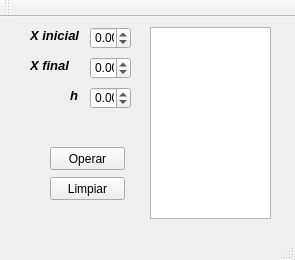
<?xml version="1.0" encoding="UTF-8"?>
<ui version="4.0">
 <class>MainWindow</class>
 <widget class="QMainWindow" name="MainWindow">
  <property name="geometry">
   <rect>
    <x>0</x>
    <y>0</y>
    <width>295</width>
    <height>260</height>
   </rect>
  </property>
  <property name="windowTitle">
   <string>MainWindow</string>
  </property>
  <widget class="QWidget" name="centralWidget">
   <widget class="QPushButton" name="operar">
    <property name="geometry">
     <rect>
      <x>50</x>
      <y>130</y>
      <width>75</width>
      <height>23</height>
     </rect>
    </property>
    <property name="text">
     <string>Operar</string>
    </property>
   </widget>
   <widget class="QPushButton" name="limpiar">
    <property name="geometry">
     <rect>
      <x>50</x>
      <y>160</y>
      <width>75</width>
      <height>23</height>
     </rect>
    </property>
    <property name="text">
     <string>Limpiar</string>
    </property>
   </widget>
   <widget class="QDoubleSpinBox" name="xin">
    <property name="geometry">
     <rect>
      <x>90</x>
      <y>10</y>
      <width>41</width>
      <height>22</height>
     </rect>
    </property>
    <property name="minimum">
     <double>-99.989999999999995</double>
    </property>
   </widget>
   <widget class="QDoubleSpinBox" name="xfin">
    <property name="geometry">
     <rect>
      <x>90</x>
      <y>40</y>
      <width>41</width>
      <height>22</height>
     </rect>
    </property>
    <property name="minimum">
     <double>-99.989999999999995</double>
    </property>
   </widget>
   <widget class="QLabel" name="label">
    <property name="geometry">
     <rect>
      <x>30</x>
      <y>10</y>
      <width>61</width>
      <height>16</height>
     </rect>
    </property>
    <property name="font">
     <font>
      <pointsize>10</pointsize>
      <weight>75</weight>
      <italic>true</italic>
      <bold>true</bold>
      <underline>false</underline>
      <strikeout>false</strikeout>
     </font>
    </property>
    <property name="text">
     <string>X inicial</string>
    </property>
   </widget>
   <widget class="QLabel" name="label_2">
    <property name="geometry">
     <rect>
      <x>30</x>
      <y>40</y>
      <width>61</width>
      <height>16</height>
     </rect>
    </property>
    <property name="font">
     <font>
      <pointsize>10</pointsize>
      <weight>75</weight>
      <italic>true</italic>
      <bold>true</bold>
      <underline>false</underline>
      <strikeout>false</strikeout>
     </font>
    </property>
    <property name="text">
     <string>X final</string>
    </property>
   </widget>
   <widget class="QDoubleSpinBox" name="h">
    <property name="geometry">
     <rect>
      <x>90</x>
      <y>70</y>
      <width>41</width>
      <height>22</height>
     </rect>
    </property>
    <property name="minimum">
     <double>-99.989999999999995</double>
    </property>
   </widget>
   <widget class="QLabel" name="label_3">
    <property name="geometry">
     <rect>
      <x>70</x>
      <y>70</y>
      <width>16</width>
      <height>16</height>
     </rect>
    </property>
    <property name="font">
     <font>
      <pointsize>10</pointsize>
      <weight>75</weight>
      <italic>true</italic>
      <bold>true</bold>
      <underline>false</underline>
      <strikeout>false</strikeout>
     </font>
    </property>
    <property name="text">
     <string>h</string>
    </property>
   </widget>
   <widget class="QTextBrowser" name="texto">
    <property name="geometry">
     <rect>
      <x>150</x>
      <y>10</y>
      <width>121</width>
      <height>192</height>
     </rect>
    </property>
   </widget>
  </widget>
  <widget class="QMenuBar" name="menuBar">
   <property name="geometry">
    <rect>
     <x>0</x>
     <y>0</y>
     <width>295</width>
     <height>21</height>
    </rect>
   </property>
  </widget>
  <widget class="QToolBar" name="mainToolBar">
   <attribute name="toolBarArea">
    <enum>TopToolBarArea</enum>
   </attribute>
   <attribute name="toolBarBreak">
    <bool>false</bool>
   </attribute>
  </widget>
  <widget class="QStatusBar" name="statusBar"/>
 </widget>
 <layoutdefault spacing="6" margin="11"/>
 <resources/>
 <connections/>
</ui>
